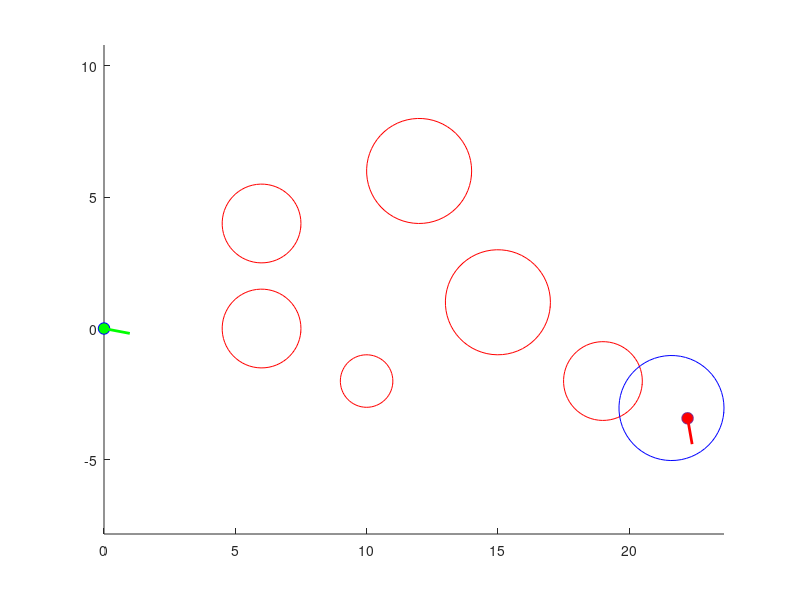

This chart was generated by the following MATLAB code:
figure
start = [0 0];
start_theta = rand()*40-20;
goal = [rand()*5+20 rand()*-5]; 
goal_theta = -80;
goal_region = goal+[rand*3-1.5 rand*3-1.5];

obstacles = [6 0 1.5;
            10 -2 1;
            6 4 1.5
            15 1 2;
            19 -2 1.5;
            12 6 2];
        
% Plot Path information
% plot(final_path(:,1),final_path(:,2),'g')
hold on
% plot(Vehicle_pos.Data(:,1),Vehicle_pos.Data(:,2),'b')

% Plot obstacles
t = -.1:.1:2*pi;
for i = 1:size(obstacles,1)
    x = obstacles(i,1)+obstacles(i,3)*cos(t);
    y = obstacles(i,2)+obstacles(i,3)*sin(t);
    plot(x,y,'r')
end

% Plot start/goal
scatter(start(1),start(2),70,'g','filled');
scatter(start(1),start(2),70,'b');
plot([start(1) start(1)+cosd(start_theta)],[start(2) start(2)+sind(start_theta)],'g','LineWidth',2)

scatter(goal(1),goal(2),70,'r','filled');
scatter(goal(1),goal(2),70,'o');
plot([goal(1) goal(1)+cosd(goal_theta)],[goal(2) goal(2)+sind(goal_theta)],'r','LineWidth',2)

x = goal_region(1)+2*cos(t);
y = goal_region(2)+2*sin(t);
plot(x,y,'b')

axis equal
